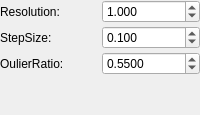
             <widget class="QWidget" name="NormalDistributionsTransform">
              <layout class="QVBoxLayout" name="verticalLayout_9">
               <property name="spacing">
                <number>3</number>
               </property>
               <property name="leftMargin">
                <number>0</number>
               </property>
               <property name="topMargin">
                <number>0</number>
               </property>
               <property name="rightMargin">
                <number>0</number>
               </property>
               <property name="bottomMargin">
                <number>0</number>
               </property>
               <item>
                <layout class="QHBoxLayout" name="horizontalLayout_27">
                 <item>
                  <widget class="QLabel" name="label_25">
                   <property name="text">
                    <string>Resolution: </string>
                   </property>
                  </widget>
                 </item>
                 <item>
                  <widget class="QDoubleSpinBox" name="dspin_resolution">
                   <property name="sizePolicy">
                    <sizepolicy hsizetype="Ignored" vsizetype="Fixed">
                     <horstretch>0</horstretch>
                     <verstretch>0</verstretch>
                    </sizepolicy>
                   </property>
                   <property name="prefix">
                    <string/>
                   </property>
                   <property name="decimals">
                    <number>3</number>
                   </property>
                   <property name="maximum">
                    <double>99999.000000000000000</double>
                   </property>
                   <property name="value">
                    <double>1.000000000000000</double>
                   </property>
                  </widget>
                 </item>
                </layout>
               </item>
               <item>
                <layout class="QHBoxLayout" name="horizontalLayout_28">
                 <item>
                  <widget class="QLabel" name="label_26">
                   <property name="text">
                    <string>StepSize: </string>
                   </property>
                  </widget>
                 </item>
                 <item>
                  <widget class="QDoubleSpinBox" name="dspin_step_size">
                   <property name="sizePolicy">
                    <sizepolicy hsizetype="Ignored" vsizetype="Fixed">
                     <horstretch>0</horstretch>
                     <verstretch>0</verstretch>
                    </sizepolicy>
                   </property>
                   <property name="prefix">
                    <string/>
                   </property>
                   <property name="decimals">
                    <number>3</number>
                   </property>
                   <property name="maximum">
                    <double>99999.000000000000000</double>
                   </property>
                   <property name="value">
                    <double>0.100000000000000</double>
                   </property>
                  </widget>
                 </item>
                </layout>
               </item>
               <item>
                <layout class="QHBoxLayout" name="horizontalLayout_29">
                 <item>
                  <widget class="QLabel" name="label_27">
                   <property name="text">
                    <string>OulierRatio: </string>
                   </property>
                  </widget>
                 </item>
                 <item>
                  <widget class="QDoubleSpinBox" name="dspin_outlier_ratio">
                   <property name="sizePolicy">
                    <sizepolicy hsizetype="Ignored" vsizetype="Fixed">
                     <horstretch>0</horstretch>
                     <verstretch>0</verstretch>
                    </sizepolicy>
                   </property>
                   <property name="prefix">
                    <string/>
                   </property>
                   <property name="decimals">
                    <number>4</number>
                   </property>
                   <property name="maximum">
                    <double>99999.000000000000000</double>
                   </property>
                   <property name="value">
                    <double>0.550000000000000</double>
                   </property>
                  </widget>
                 </item>
                </layout>
               </item>
               <item>
                <spacer name="verticalSpacer_5">
                 <property name="orientation">
                  <enum>Qt::Vertical</enum>
                 </property>
                 <property name="sizeHint" stdset="0">
                  <size>
                   <width>20</width>
                   <height>40</height>
                  </size>
                 </property>
                </spacer>
               </item>
              </layout>
             </widget>
